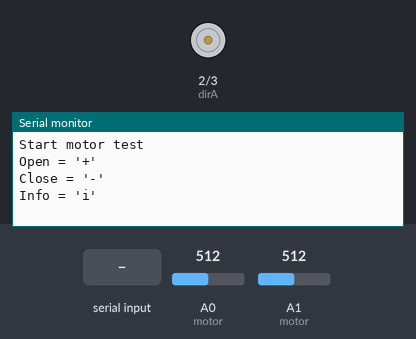
A sketch run on a simulated Arduino Uno, built with avr-gcc and run on an emulated ATmega328P. Parts: direction and speed pins drawn as motors (green arrow = direction pin HIGH = forward, orange = LOW = backward, longer = more drive), the last lines printed to the serial monitor. The test bench sets the inputs (shaded band); at power-on: A0 (motor) = 512, A1 (motor) = 512.

Above: at 1.2 s.
1.3 s: "+" received over Serial
At 1.44 s:
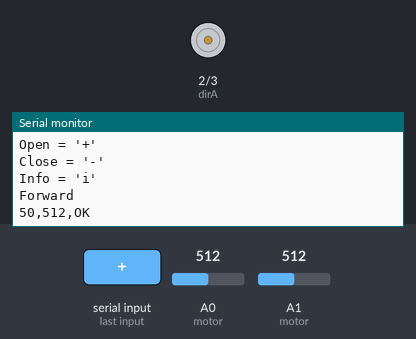
2.9 s: "-" received over Serial
At 3.05 s:
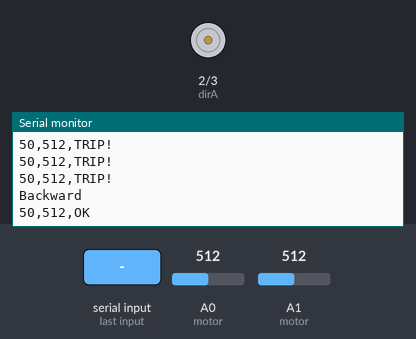
4.5 s: "s" received over Serial
At 5.6 s:
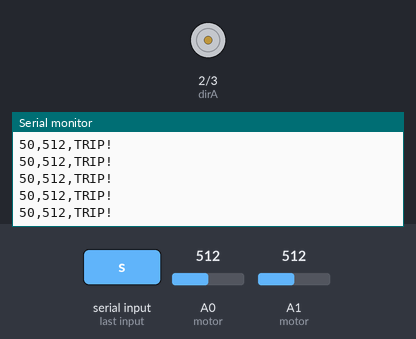
7.5 s: A0 (motor) set to 107
At 8.5 s:
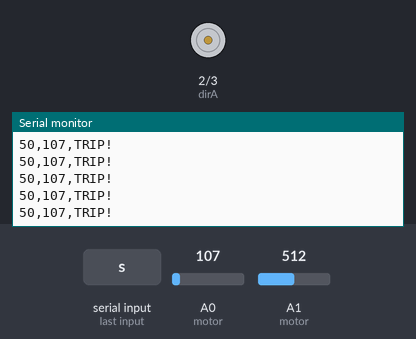
10.5 s: A0 (motor) set to 93
At 12.7 s:
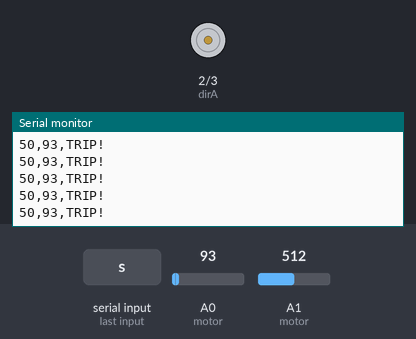
Timing chart, 0 to 13.0 s (numbered marks = the images above; inputs shaded):
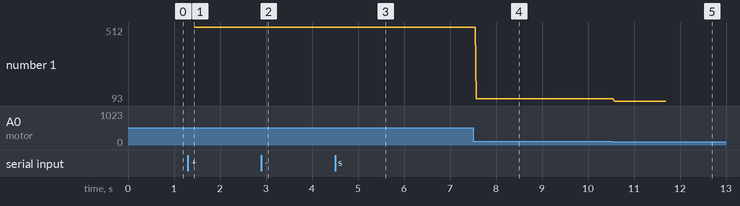

Measured:
- after the input at 1.3 s, the serial monitor: prints a new line at once (image 1)
- after the input at 2.9 s, the serial monitor: prints a new line at once (image 2)
- after the input at 4.5 s, the serial monitor: prints a new line at once (image 3)
- after the input at 7.5 s, the serial monitor: prints a new line after 0.07 s (image 4)
- after the input at 10.5 s, the serial monitor: prints a new line after 0.07 s (image 5)
- plotted number 1: 512 → 107 after the input at 7.5 s, 107 → 93 after the input at 10.5 s

The sketch:

Arduino_motor_test_v0.1.ino
```cpp
#define BACKWARD 0
#define FORWARD 1

#define CURR_MAX 55

int dirA = 2;
int speedA = 3;

int button1 = 6;  // not working buttons
int button2 = 7;

char received;
int current = 0;
int current_max = 0;
uint8_t curr_trip = 0;

void setup()
{
  pinMode (dirA, OUTPUT);
  pinMode (speedA, OUTPUT);
  digitalWrite(dirA, LOW);
  digitalWrite(speedA, LOW);

  Serial.begin(9600);
  Serial.println("Start motor test");
  Serial.println("Open = '+'");
  Serial.println("Close = '-'");
  Serial.println("Info = 'i'");
}

void loop()
{
  //Serial.println("Current = " + String(analogRead(A0)));
  //Serial.println(avg());


  received = Serial.read();
  switch (received)
  {
    case '+':
    Serial.println("Forward");
      motor(FORWARD, 255, 100);
      break;
    case '-':
      Serial.println("Backward");
      motor(BACKWARD, 255, 100);
      break;
    case 's':
    Serial.println("Stop");
    motor(FORWARD, 0, 500);
    break;
    case 'i':
    current_max = map(analogRead(A1), 0, 1023, 0, 100);
    current = analogRead(A0);
    Serial.println(String(current_max) + "," + String(current));
    break;
    default:
    break;
  }
  received = 0;

  delay(10);
}

void motor(uint8_t dir, uint8_t speed, int ms)
{
  digitalWrite (dirA, dir);
  for(int i=0; i<speed; i++)
  {
    analogWrite (speedA,i);
    delayMicroseconds(500);
  }

  for(int i=0; i<ms; i++)
  {
    //current_max = analogRead(A1);
    current_max = map(analogRead(A1), 0, 1023, 0, 100);
    current = analogRead(A0);
    Serial.print(String(current_max) + "," + String(current));
    if(curr_trip)
    {
      Serial.println(",TRIP!");
    }
    else
    {
      Serial.println
      (",OK");
    }
    //if(current>CURR_MAX)
    if(current>current_max)
    {
      curr_trip = 1;
      digitalWrite (speedA, LOW);
      //Serial.println("Current too high!");
    }
    delay(1);
  }
  digitalWrite (speedA, LOW);
  curr_trip = 0;
}
/*
int avg(void)
{
  int avg = 0;
  uint8_t nr = 10;
  for(uint8_t i; i<nr; i++)
  {
    avg += analogRead(A0);
  }
  return avg/nr;
}*/
```
